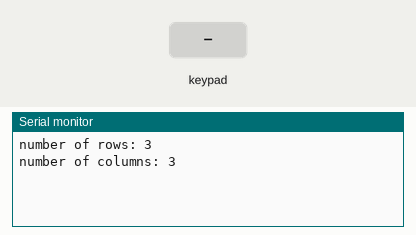
Recording of a sketch running on a simulated ESP32. On the bench: the last lines printed to the serial monitor. Wiring (inferred from the signals the program sends): 3×3 keypad with keys 1 2 3 4 5 6 7 8 9 (labels assumed): rows GPIO 39, GPIO 38, GPIO 37; columns GPIO 42, GPIO 41, GPIO 40. Inputs (shaded band) come from the test bench.

Above: at 1.2 s.
1.3 s: key '1' pressed
At 2.0 s:
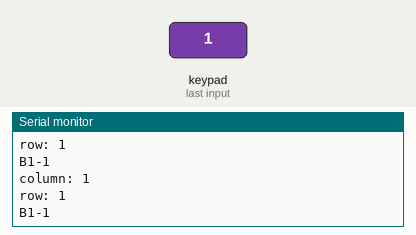
2.8 s: keypad keys 1 2 pressed 0.4 s apart
At 4.7 s:
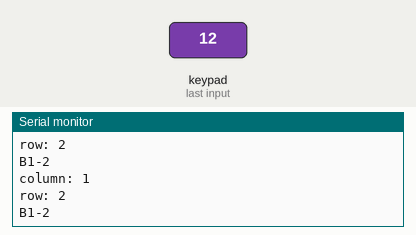
5.1 s: key '3' pressed
At 6.1 s:
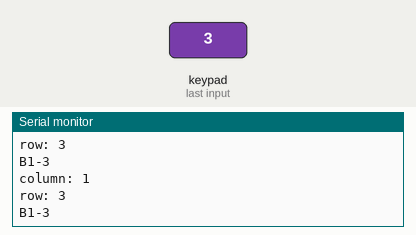
6.6 s: keypad keys 2 5 pressed 0.4 s apart
At 7.6 s:
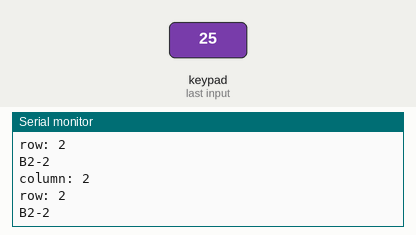
Timing chart, 0 to 9.6 s (numbered marks = the images above; inputs shaded):
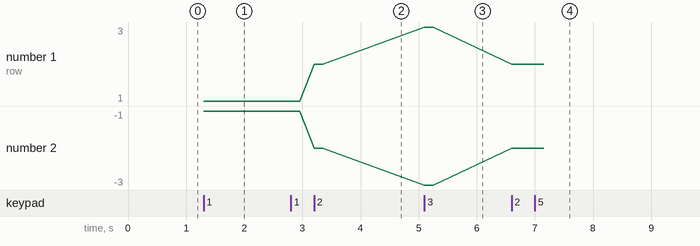

Measured:
- after the input at 1.3 s, the serial monitor: prints a new line at once (image 1)
- after the input at 2.8 s, the serial monitor: prints a new line after 0.40 s (image 2)
- after the input at 5.1 s, the serial monitor: prints a new line at once (image 3)
- after the input at 6.6 s, the serial monitor: prints a new line at once (image 4)
- plotted number 1: 1 → 2 after the input at 2.8 s, 2 → 3 after the input at 5.1 s, 3 → 2 after the input at 6.6 s
- plotted number 2: -1 → -2 after the input at 2.8 s, -2 → -3 after the input at 5.1 s, -3 → -2 after the input at 6.6 s

The sketch:

mechanical_switch.ino
```cpp
#include <WiFi.h>
#include <WebServer.h>
#include <HTTPClient.h>
#include "ArduinoJson.h"
#include <Arduino_JSON.h>
#include <Adafruit_NeoPixel.h>
#include <Wire.h>

// Button pins
int R1 = 42;
int R2 = 41;
int R3 = 40;
int C1 = 39;
int C2 = 38;
int C3 = 37;

byte rows[] = { R1, R2, R3 };
const int rowCount = sizeof(rows) / sizeof(rows[0]);

// columns
byte cols[] = { C1, C2, C3 };
const int colCount = sizeof(cols) / sizeof(cols[0]);

// array
byte keys[colCount][rowCount];

void read_button_matrix() {
  // to read a button, the column must first be turned to ground.
  for (int colIndex = 0; colIndex < colCount; colIndex++) {
    // Step 1: indicate which column it is currently at
    byte column_now = cols[colIndex];

    // Step 2: turn that column to ground
    pinMode(column_now, OUTPUT);
    digitalWrite(column_now, LOW);

    // Step 3: For that column, scan through every single row to see if a button is pressed.
    for (int rowIndex = 0; rowIndex < rowCount; rowIndex++) {
      byte row_now = rows[rowIndex];
      pinMode(row_now, INPUT_PULLUP);

      // Step 4: read if button is pressed or not
      if (digitalRead(row_now) == LOW) {
        Serial.println(handlebuttonpress(colIndex, rowIndex));
      }
    }

    // Step 5: Turn the column back to normal input pin. Repeat until all columns are scanned.
    pinMode(column_now, INPUT);
  }
}

String handlebuttonpress(int col, int row) {
  // define the map of the buttons
  const char* button_map[3][3] = {
    { "B1-1", "B1-2", "B1-3" },
    { "B2-1", "B2-2", "B2-3" },
    { "B3-1", "B3-2", "B3-3" }
  };

  // define what will happen if a button is pressed
  Serial.print("column: ");
  Serial.println(col + 1);
  Serial.print("row: ");
  Serial.println(row + 1);
  return button_map[col][row];
}


void setup() {
  Serial.begin(115200);
  Serial.print("number of rows: ");
  Serial.println(rowCount);
  Serial.print("number of columns: ");
  Serial.println(colCount);
}


void loop() {
  read_button_matrix();

}
```
